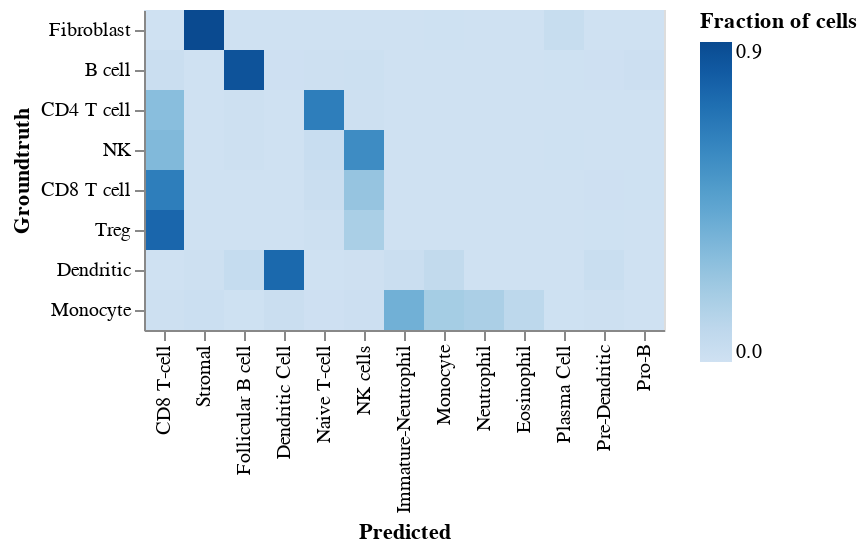

The notebook cell this image was saved under:
### Code cell
cols = col_order[:col_order.index('CD34+ pre-T')]
chart = alt.Chart(melted[[True if c in cols else False for c in melted['Predicted']]]).mark_rect().encode(
    x=alt.X('Predicted', sort=cols),
    y=alt.Y('Groundtruth', sort=row_order),
    color=alt.Color('Fraction of cells', scale=alt.Scale(zero=True, scheme='Blues'))
)
chart

### Figure 1 — Vega-Lite specification as saved in the notebook (floating-point values rounded to 4 significant figures)
{"config": {"view": {"continuousWidth": 400, "continuousHeight": 300}}, "data": {"name": "data-a42d0761114094e2db80b4f6ad2994e9"}, "mark": "rect", "encoding": {"color": {"type": "quantitative", "field": "Fraction of cells", "scale": {"scheme": "Blues", "zero": true}}, "x": {"type": "nominal", "field": "Predicted", "sort": ["CD8 T-cell", "Stromal", "Follicular B cell", "Dendritic Cell", "Naive T-cell", "NK cells", "Immature-Neutrophil", "Monocyte", "Neutrophil", "Eosinophil", "Plasma Cell", "Pre-Dendritic", "Pro-B"]}, "y": {"type": "nominal", "field": "Groundtruth", "sort": ["Fibroblast", "B cell", "CD4 T cell", "NK", "CD8 T cell", "Treg", "Dendritic", "Monocyte"]}}, "$schema": "https://vega.github.io/schema/vega-lite/v4.8.1.json", "datasets": {"data-a42d0761114094e2db80b4f6ad2994e9": [{"Predicted": "CD8 T-cell", "Fraction of cells": 0.02651, "Groundtruth": "B cell"}, {"Predicted": "CD8 T-cell", "Fraction of cells": 0.3021, "Groundtruth": "CD4 T cell"}, {"Predicted": "CD8 T-cell", "Fraction of cells": 0.6763, "Groundtruth": "CD8 T cell"}, {"Predicted": "CD8 T-cell", "Fraction of cells": 0.0, "Groundtruth": "Dendritic"}, {"Predicted": "CD8 T-cell", "Fraction of cells": 0.0, "Groundtruth": "Fibroblast"}, {"Predicted": "CD8 T-cell", "Fraction of cells": 0.01063, "Groundtruth": "Monocyte"}, {"Predicted": "CD8 T-cell", "Fraction of cells": 0.3327, "Groundtruth": "NK"}, {"Predicted": "CD8 T-cell", "Fraction of cells": 0.7958, "Groundtruth": "Treg"}, {"Predicted": "Dendritic Cell", "Fraction of cells": 0.00654, "Groundtruth": "B cell"}, {"Predicted": "Dendritic Cell", "Fraction of cells": 0.0003849, "Groundtruth": "CD4 T cell"}, {"Predicted": "Dendritic Cell", "Fraction of cells": 0.0003929, "Groundtruth": "CD8 T cell"}, {"Predicted": "Dendritic Cell", "Fraction of cells": 0.7841, "Groundtruth": "Dendritic"}, {"Predicted": "Dendritic Cell", "Fraction of cells": 0.0, "Groundtruth": "Fibroblast"}, {"Predicted": "Dendritic Cell", "Fraction of cells": 0.02897, "Groundtruth": "Monocyte"}, {"Predicted": "Dendritic Cell", "Fraction of cells": 0.0, "Groundtruth": "NK"}, {"Predicted": "Dendritic Cell", "Fraction of cells": 0.0, "Groundtruth": "Treg"}, {"Predicted": "Eosinophil", "Fraction of cells": 0.0003442, "Groundtruth": "B cell"}, {"Predicted": "Eosinophil", "Fraction of cells": 0.0005774, "Groundtruth": "CD4 T cell"}, {"Predicted": "Eosinophil", "Fraction of cells": 0.001375, "Groundtruth": "CD8 T cell"}, {"Predicted": "Eosinophil", "Fraction of cells": 0.002699, "Groundtruth": "Dendritic"}, {"Predicted": "Eosinophil", "Fraction of cells": 0.0, "Groundtruth": "Fibroblast"}, {"Predicted": "Eosinophil", "Fraction of cells": 0.09676, "Groundtruth": "Monocyte"}, {"Predicted": "Eosinophil", "Fraction of cells": 0.0, "Groundtruth": "NK"}, {"Predicted": "Eosinophil", "Fraction of cells": 0.0, "Groundtruth": "Treg"}, {"Predicted": "Follicular B cell", "Fraction of cells": 0.8924, "Groundtruth": "B cell"}, {"Predicted": "Follicular B cell", "Fraction of cells": 0.0101, "Groundtruth": "CD4 T cell"}, {"Predicted": "Follicular B cell", "Fraction of cells": 0.0005893, "Groundtruth": "CD8 T cell"}, {"Predicted": "Follicular B cell", "Fraction of cells": 0.05263, "Groundtruth": "Dendritic"}, {"Predicted": "Follicular B cell", "Fraction of cells": 0.0, "Groundtruth": "Fibroblast"}, {"Predicted": "Follicular B cell", "Fraction of cells": 0.004519, "Groundtruth": "Monocyte"}, {"Predicted": "Follicular B cell", "Fraction of cells": 0.01301, "Groundtruth": "NK"}, {"Predicted": "Follicular B cell", "Fraction of cells": 0.00116, "Groundtruth": "Treg"}, {"Predicted": "Immature-Neutrophil", "Fraction of cells": 0.0005164, "Groundtruth": "B cell"}, {"Predicted": "Immature-Neutrophil", "Fraction of cells": 0.001347, "Groundtruth": "CD4 T cell"}, {"Predicted": "Immature-Neutrophil", "Fraction of cells": 0.0005893, "Groundtruth": "CD8 T cell"}, {"Predicted": "Immature-Neutrophil", "Fraction of cells": 0.02969, "Groundtruth": "Dendritic"}, {"Predicted": "Immature-Neutrophil", "Fraction of cells": 0.0, "Groundtruth": "Fibroblast"}, {"Predicted": "Immature-Neutrophil", "Fraction of cells": 0.3889, "Groundtruth": "Monocyte"}, {"Predicted": "Immature-Neutrophil", "Fraction of cells": 0.0, "Groundtruth": "NK"}, {"Predicted": "Immature-Neutrophil", "Fraction of cells": 0.00116, "Groundtruth": "Treg"}, {"Predicted": "Monocyte", "Fraction of cells": 0.0, "Groundtruth": "B cell"}, {"Predicted": "Monocyte", "Fraction of cells": 9.623e-05, "Groundtruth": "CD4 T cell"}, {"Predicted": "Monocyte", "Fraction of cells": 0.0003929, "Groundtruth": "CD8 T cell"}, {"Predicted": "Monocyte", "Fraction of cells": 0.07422, "Groundtruth": "Dendritic"}, {"Predicted": "Monocyte", "Fraction of cells": 0.003115, "Groundtruth": "Fibroblast"}, {"Predicted": "Monocyte", "Fraction of cells": 0.1988, "Groundtruth": "Monocyte"}, {"Predicted": "Monocyte", "Fraction of cells": 0.0, "Groundtruth": "NK"}, {"Predicted": "Monocyte", "Fraction of cells": 0.00116, "Groundtruth": "Treg"}, {"Predicted": "NK cells", "Fraction of cells": 0.0148, "Groundtruth": "B cell"}, {"Predicted": "NK cells", "Fraction of cells": 0.009045, "Groundtruth": "CD4 T cell"}, {"Predicted": "NK cells", "Fraction of cells": 0.2573, "Groundtruth": "CD8 T cell"}, {"Predicted": "NK cells", "Fraction of cells": 0.008097, "Groundtruth": "Dendritic"}, {"Predicted": "NK cells", "Fraction of cells": 0.0, "Groundtruth": "Fibroblast"}, {"Predicted": "NK cells", "Fraction of cells": 0.01621, "Groundtruth": "Monocyte"}, {"Predicted": "NK cells", "Fraction of cells": 0.5967, "Groundtruth": "NK"}, {"Predicted": "NK cells", "Fraction of cells": 0.181, "Groundtruth": "Treg"}, {"Predicted": "Naive T-cell", "Fraction of cells": 0.00895, "Groundtruth": "B cell"}, {"Predicted": "Naive T-cell", "Fraction of cells": 0.6731, "Groundtruth": "CD4 T cell"}, {"Predicted": "Naive T-cell", "Fraction of cells": 0.0277, "Groundtruth": "CD8 T cell"}, {"Predicted": "Naive T-cell", "Fraction of cells": 0.0, "Groundtruth": "Dendritic"}, {"Predicted": "Naive T-cell", "Fraction of cells": 0.0, "Groundtruth": "Fibroblast"}, {"Predicted": "Naive T-cell", "Fraction of cells": 0.005848, "Groundtruth": "Monocyte"}, {"Predicted": "Naive T-cell", "Fraction of cells": 0.03717, "Groundtruth": "NK"}, {"Predicted": "Naive T-cell", "Fraction of cells": 0.009281, "Groundtruth": "Treg"}, {"Predicted": "Neutrophil", "Fraction of cells": 0.0, "Groundtruth": "B cell"}, {"Predicted": "Neutrophil", "Fraction of cells": 0.0, "Groundtruth": "CD4 T cell"}, {"Predicted": "Neutrophil", "Fraction of cells": 0.0, "Groundtruth": "CD8 T cell"}, {"Predicted": "Neutrophil", "Fraction of cells": 0.0, "Groundtruth": "Dendritic"}, {"Predicted": "Neutrophil", "Fraction of cells": 0.0, "Groundtruth": "Fibroblast"}, {"Predicted": "Neutrophil", "Fraction of cells": 0.177, "Groundtruth": "Monocyte"}, {"Predicted": "Neutrophil", "Fraction of cells": 0.0, "Groundtruth": "NK"}, {"Predicted": "Neutrophil", "Fraction of cells": 0.0, "Groundtruth": "Treg"}, {"Predicted": "Plasma Cell", "Fraction of cells": 0.003959, "Groundtruth": "B cell"}, {"Predicted": "Plasma Cell", "Fraction of cells": 0.0005774, "Groundtruth": "CD4 T cell"}, {"Predicted": "Plasma Cell", "Fraction of cells": 0.0009821, "Groundtruth": "CD8 T cell"}, {"Predicted": "Plasma Cell", "Fraction of cells": 0.0, "Groundtruth": "Dendritic"}, {"Predicted": "Plasma Cell", "Fraction of cells": 0.04673, "Groundtruth": "Fibroblast"}, {"Predicted": "Plasma Cell", "Fraction of cells": 0.005051, "Groundtruth": "Monocyte"}, {"Predicted": "Plasma Cell", "Fraction of cells": 0.003717, "Groundtruth": "NK"}, {"Predicted": "Plasma Cell", "Fraction of cells": 0.00232, "Groundtruth": "Treg"}, {"Predicted": "Pre-Dendritic", "Fraction of cells": 0.006885, "Groundtruth": "B cell"}, {"Predicted": "Pre-Dendritic", "Fraction of cells": 0.0002887, "Groundtruth": "CD4 T cell"}, {"Predicted": "Pre-Dendritic", "Fraction of cells": 0.006875, "Groundtruth": "CD8 T cell"}, {"Predicted": "Pre-Dendritic", "Fraction of cells": 0.03374, "Groundtruth": "Dendritic"}, {"Predicted": "Pre-Dendritic", "Fraction of cells": 0.0, "Groundtruth": "Fibroblast"}, {"Predicted": "Pre-Dendritic", "Fraction of cells": 0.01356, "Groundtruth": "Monocyte"}, {"Predicted": "Pre-Dendritic", "Fraction of cells": 0.0, "Groundtruth": "NK"}, {"Predicted": "Pre-Dendritic", "Fraction of cells": 0.00348, "Groundtruth": "Treg"}, {"Predicted": "Pro-B", "Fraction of cells": 0.01842, "Groundtruth": "B cell"}, {"Predicted": "Pro-B", "Fraction of cells": 0.0, "Groundtruth": "CD4 T cell"}, {"Predicted": "Pro-B", "Fraction of cells": 0.002946, "Groundtruth": "CD8 T cell"}, {"Predicted": "Pro-B", "Fraction of cells": 0.0, "Groundtruth": "Dendritic"}, {"Predicted": "Pro-B", "Fraction of cells": 0.0, "Groundtruth": "Fibroblast"}, {"Predicted": "Pro-B", "Fraction of cells": 0.0, "Groundtruth": "Monocyte"}, {"Predicted": "Pro-B", "Fraction of cells": 0.0, "Groundtruth": "NK"}, {"Predicted": "Pro-B", "Fraction of cells": 0.0, "Groundtruth": "Treg"}, {"Predicted": "Stromal", "Fraction of cells": 0.001205, "Groundtruth": "B cell"}, {"Predicted": "Stromal", "Fraction of cells": 0.0, "Groundtruth": "CD4 T cell"}, {"Predicted": "Stromal", "Fraction of cells": 0.001571, "Groundtruth": "CD8 T cell"}, {"Predicted": "Stromal", "Fraction of cells": 0.009447, "Groundtruth": "Dendritic"}, {"Predicted": "Stromal", "Fraction of cells": 0.9408, "Groundtruth": "Fibroblast"}, {"Predicted": "Stromal", "Fraction of cells": 0.02233, "Groundtruth": "Monocyte"}, {"Predicted": "Stromal", "Fraction of cells": 0.001859, "Groundtruth": "NK"}, {"Predicted": "Stromal", "Fraction of cells": 0.0, "Groundtruth": "Treg"}]}}
